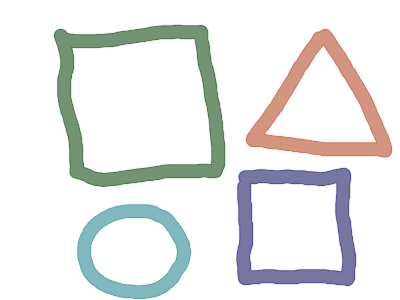
//> input picture cornerDemo/corner.png, 400 x 300 px
$ ./cornerDemo   (built with g++ and OpenCV 4)
//> lines starting //> are read from the running program, lines starting //| are printed output that depends on the picture; after the words box and inside, x2 and y2 are one past the last pixel; in counts of white or black regions, pixels touching at a corner belong together
/**
 * @function cornerDemo.cpp
 * @brief Demo code for detecting corners using Harris-Stephens method and Shi-Tomasi method
 * @author Wei Lan http://blog.csdn.net/xiaowei_cqu
 */
#include <stdio.h>
#include <iostream>
#include "opencv2/imgproc/imgproc.hpp"
#include "opencv2/core/core.hpp"
#include "opencv2/legacy/legacy.hpp"
#include "opencv2/nonfree/nonfree.hpp"
#include "opencv2/highgui/highgui.hpp"
#include "opencv2/calib3d/calib3d.hpp"
#include <vector>
using namespace cv;
using namespace std;

 //Global variables
Mat src, src_gray,dst_norm_scaled;
int thresh = 110;
int max_thresh = 150;

int maxCorners = 23;
int maxTrackbar = 100;

char* source_window = "Source image";
char* corners_window = "Corners detected";

/// Function header
void cornerHarris_demo( int, void* );
void cornerShiTomasi_demo( int, void* );

int main( )
{
  src =  imread("images\\corner.png",1);
//> src is the input picture: 300 rows x 400 cols, CV_8UC3; mean B, G, R 232.6, 233.5, 232.3
  cvtColor( src, src_gray, CV_BGR2GRAY );
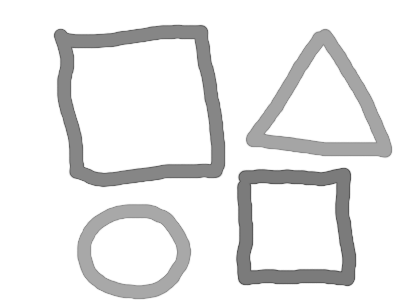
//> src_gray: 300 rows x 400 cols, CV_8UC1; min 86, max 255, mean 233.1

  /// Create a window and a trackbar
  namedWindow( source_window, CV_WINDOW_AUTOSIZE );
  createTrackbar( "Harris: ", source_window, &thresh, max_thresh, cornerHarris_demo );
  createTrackbar( "ShiTomasi:", source_window, &maxCorners, maxTrackbar, cornerShiTomasi_demo );

  namedWindow( corners_window, CV_WINDOW_AUTOSIZE );
  namedWindow( source_window, CV_WINDOW_AUTOSIZE );

  cornerHarris_demo( 0, 0 );
  cornerShiTomasi_demo( 0, 0 );


  waitKey(0);
  return(0);
}

void cornerHarris_demo( int, void* )
{
  Mat dst, dst_norm;
  dst = Mat::zeros( src.size(), CV_32FC1 );
  /// Detector parameters
  int blockSize = 2;
  int apertureSize = 3;
  double k = 0.04;
  /// Detecting corners
  cornerHarris( src_gray, dst, blockSize, apertureSize, k, BORDER_DEFAULT );
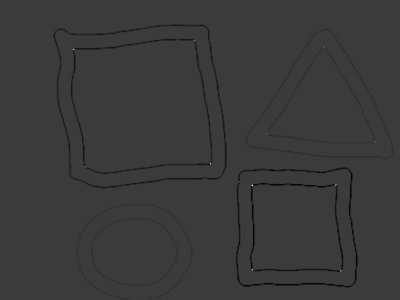
//> dst: 300 rows x 400 cols, CV_32FC1; min -0.00393, max 0.013, mean -6.46e-05; drawn with min black and max white
  /// Normalizing
  normalize( dst, dst_norm, 0, 255, NORM_MINMAX, CV_32FC1, Mat() );
  convertScaleAbs( dst_norm, dst_norm_scaled );
  /// Drawing a circle around corners
  for( int j = 0; j < dst_norm.rows ; j++ )
     { for( int i = 0; i < dst_norm.cols; i++ )
          {
            if( (int) dst_norm.at<float>(j,i) > thresh )
              {
				circle( dst_norm_scaled, Point( i, j ), 5,  Scalar(0), -1, 8, 0 );
				circle(src,Point( i, j ), 5,  Scalar(255,0,0), -1, 8, 0 );
              }
          }
     }
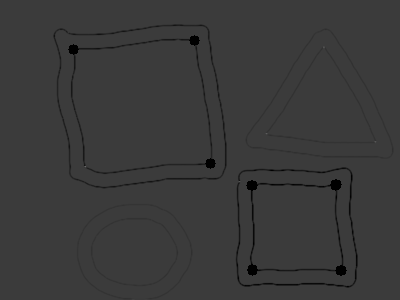
//> dst_norm_scaled: 300 rows x 400 cols, CV_8UC1; min 0, max 106, mean 57.7
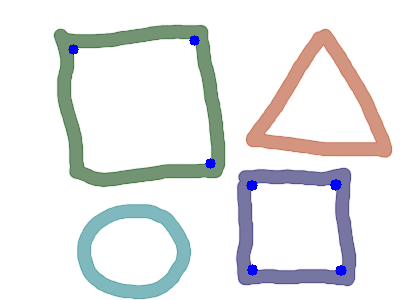
//> src: 300 rows x 400 cols, CV_8UC3; 0.52% of pixels changed, all inside (x1, y1, x2, y2) = (68, 35, 347, 276)
  /// Showing the result
  imshow( corners_window, dst_norm_scaled );
  imshow( source_window, src );
}

void cornerShiTomasi_demo( int, void* )
{
  if( maxCorners < 1 ) { maxCorners = 1; }
  /// Parameters for Shi-Tomasi algorithm
  vector<Point2f> corners;
  double qualityLevel = 0.01;
  double minDistance = 10;
  int blockSize = 3;
  bool useHarrisDetector = false;
  double k = 0.04;
  /// Copy the source image
  Mat cormat;
  /// Apply corner detection :Determines strong corners on an image.
  goodFeaturesToTrack( src_gray,
		       corners,
		       maxCorners,
		       qualityLevel,
		       minDistance,
		       Mat(),
		       blockSize,
		       useHarrisDetector,
		       k );
//> corners = 23 Points (x, y), first 12: [335, 184], [252, 185], [73, 49], [252, 269], [209, 162], [340, 270], [193, 40], [323, 46], [374, 141], [266, 133], [85, 166], [238, 181]
  /// Draw corners detected
  for( int i = 0; i < corners.size(); i++ ){
	  circle( dst_norm_scaled,  corners[i], 5,  Scalar(255), 2, 8, 0 );
	  circle( src, corners[i], 4, Scalar(0,255,0), 2, 8, 0 );
  }
//> this loop made 23 passes
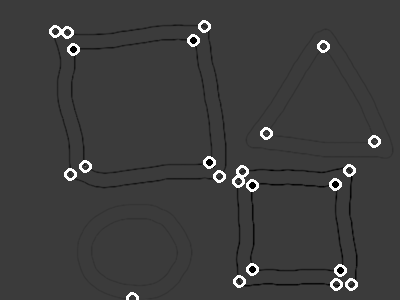
//> dst_norm_scaled: 300 rows x 400 cols, CV_8UC1; 1.68% of pixels changed, all inside (x1, y1, x2, y2) = (49, 20, 381, 300)
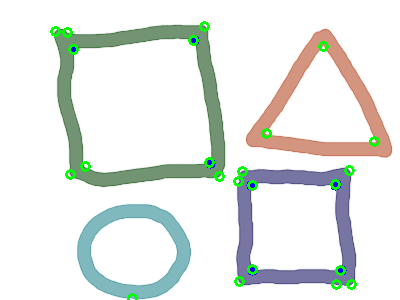
//> src: 300 rows x 400 cols, CV_8UC3; 1.28% of pixels changed, all inside (x1, y1, x2, y2) = (50, 21, 380, 300)

  /// Show what you got
  imshow( corners_window, dst_norm_scaled );
  imshow( source_window, src );
}
